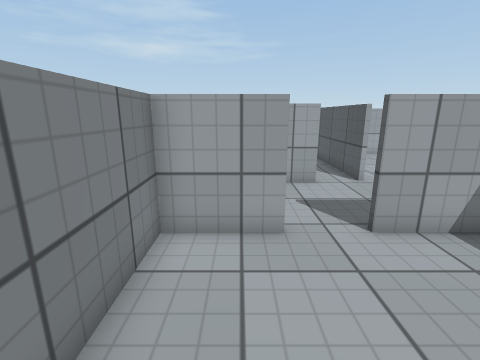
View 1 (above)

17 first-person views from a walk through a scene from a Unity 3-D project. The camera is 1.3 m above the floor, tilts 14° down and sees 85° across. The floor is counted in squares, 0.5 m on a side. Each view is taken from the middle of a square. On the plan, view 1 faces up. The plan holds only what a view shows up to about 18 squares ahead; the rest is blank. The player character is not drawn. Surface patterns are stand-ins for the level's own textures.

View 2
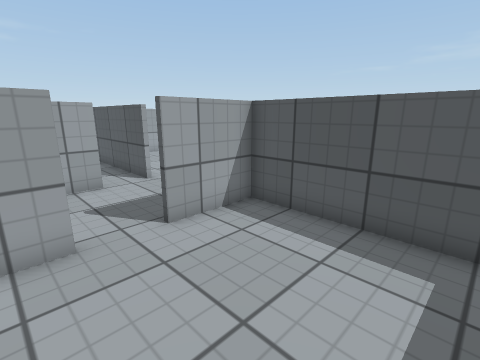

View 3
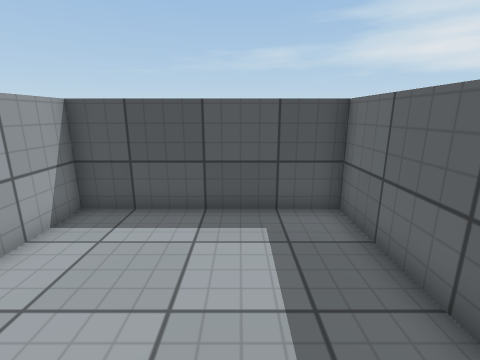

View 4
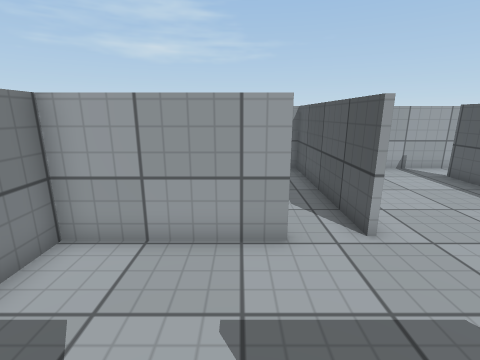

View 5
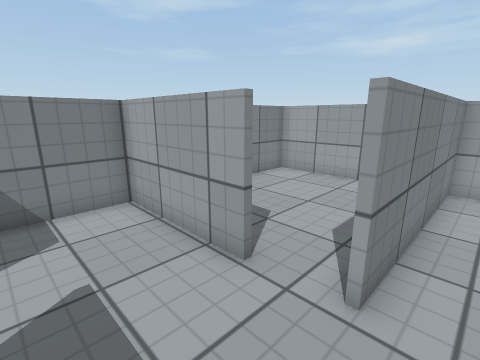

View 6
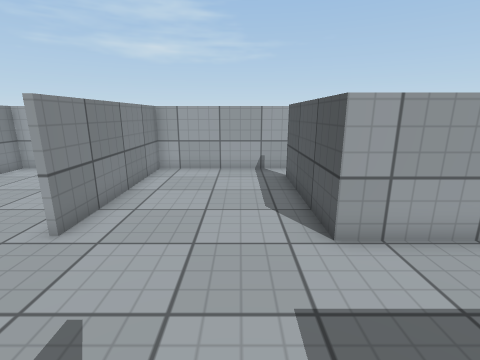

View 7
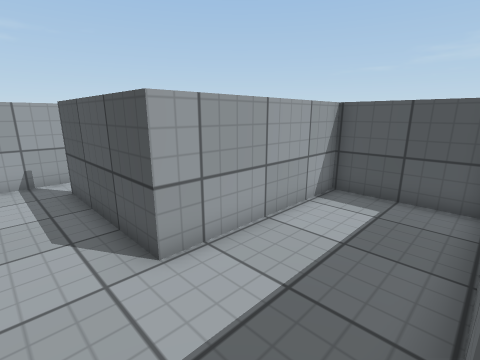

View 8
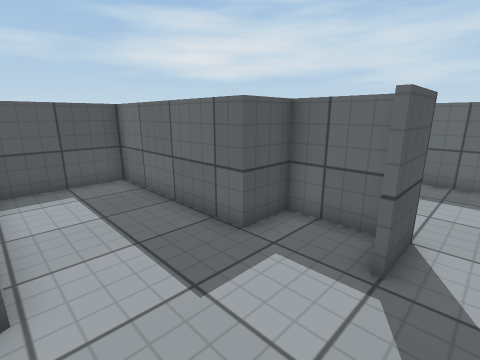

View 9
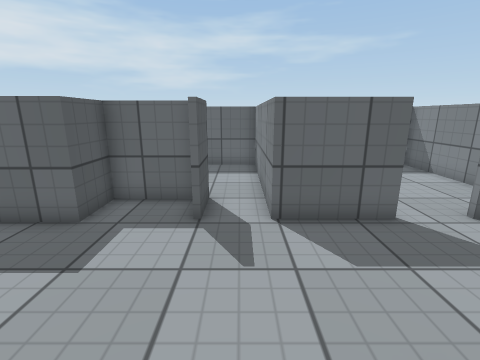

View 10
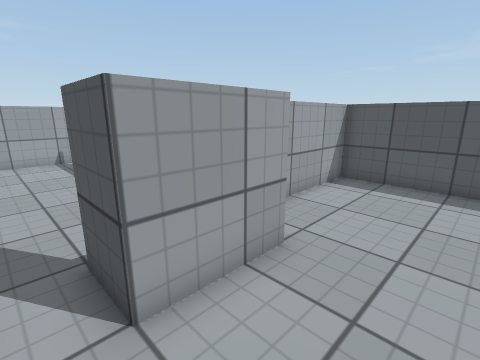

View 11
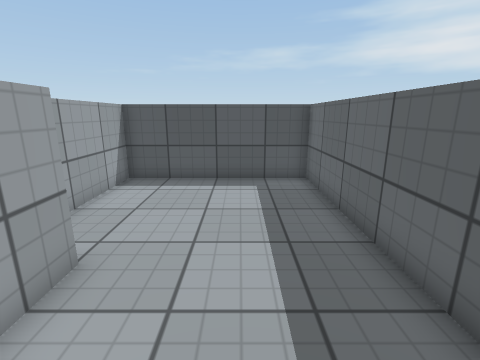

View 12
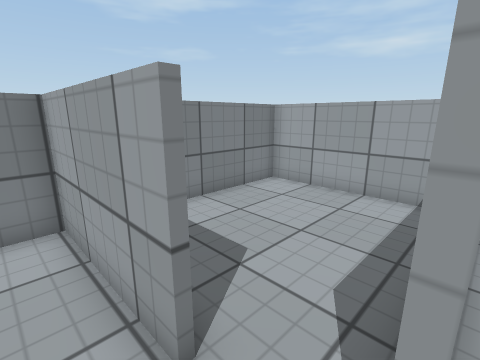

View 13
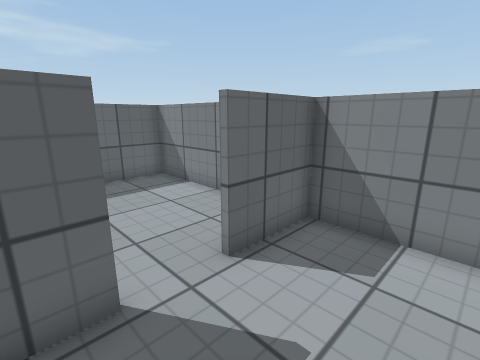

View 14
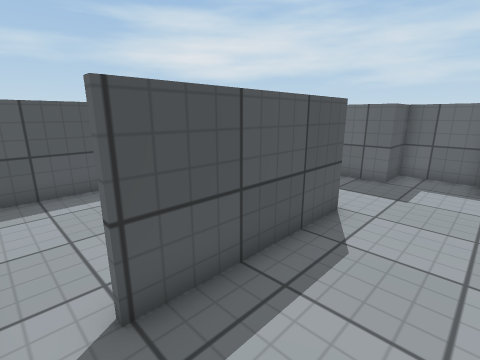

View 15
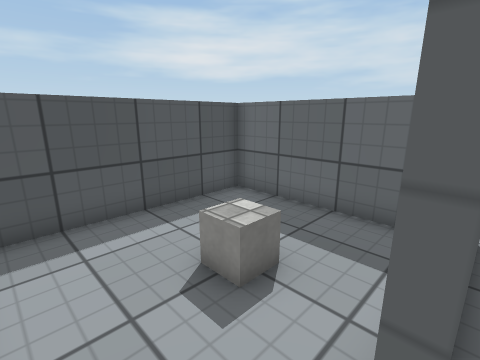

View 16
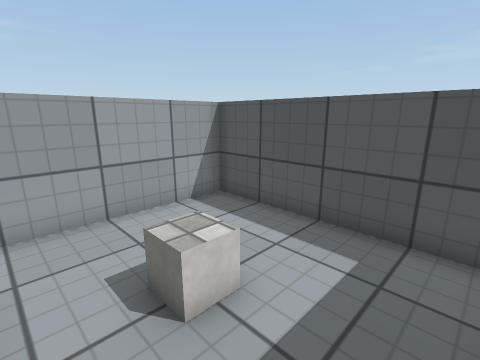

View 17
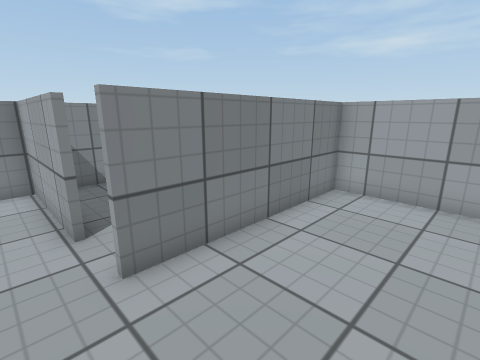

### Floor plan
Ten units are one square. View 1 is at (0, 0); x grows to the right and y downward. Boxes are objects, and circles mark ways between rooms. Rooms are numbered by the first view taken in them; rooms with no view inside come last. Other rooms are left out.
<svg viewBox="-23 -183 206 206">
<path fill="none" stroke="#000" d="M11 -55 -18 -55 -18 18 60 18 60 -55 30 -55M31 -101 -18 -101 -18 -57 10 -57M48 -102 48 -178 -18 -178 -18 -112M29 -57 62 -57M62 -57 62 -35M84 -41 110 -41 110 -59 178 -59 178 -101 110 -101 110 -161M80 -39 80 -58M104 -178 50 -178 50 -102M112 -39 80 -39M62 -35 62 18 178 18 178 -57 138 -57M124 -103 178 -103 178 -178 104 -178"/>
<circle cx="20" cy="-55" r="3" fill="#2a7"/>
<circle cx="50" cy="-85" r="3" fill="#2a7"/>
<circle cx="70" cy="-45" r="3" fill="#2a7"/>
<circle cx="110" cy="-170" r="3" fill="#2a7"/>
<text x="20" y="-20">1</text>
<text x="20" y="-120">2</text>
<text x="100" y="-100">3</text>
<text x="120" y="-20">4</text>
<text x="140" y="-140">5</text>
</svg>
Room 1 opens to room 2. Room 2 opens to room 3. Room 3 opens to room 4. Room 3 opens to room 5.

Where each view was taken, in squares from view 1:
view 1: 0 up, 0 right, facing up
view 2: 0 up, 0 right, facing up-right
view 3: 1 up, 1 left, facing right
view 4: 5 up, 2 right, facing up
view 5: 7 up, 6 right, facing up-left
view 6: 5 up, 9 right, facing up
view 7: 6 up, 9 right, facing up-right
view 8: 10 up, 7 right, facing down-right
view 9: 12 up, 7 right, facing down
view 10: 1 up, 7 right, facing up-right
view 11: 1 up, 7 right, facing right
view 12: 9 up, 5 right, facing up-left
view 13: 9 up, 4 right, facing down-left
view 14: 17 up, 8 right, facing down-right
view 15: 17 up, 11 right, facing down-right
view 16: 11 up, 12 right, facing up-right
view 17: 9 up, 9 right, facing up-left
